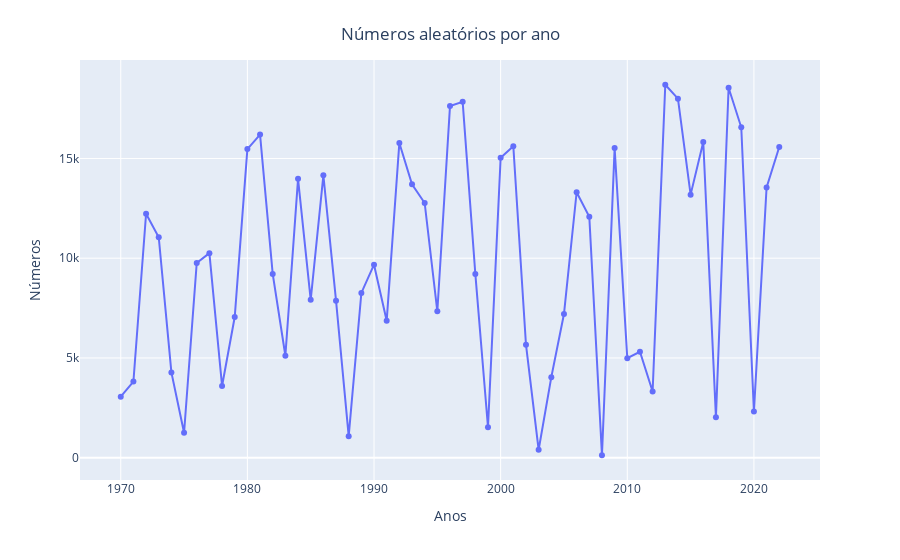

This figure's notebook cell:
### Code cell
fig = px.line(x=anos, 
              y=valores, 
              markers=True)

fig.update_layout(  xaxis_title="Anos",
                    yaxis_title="Números",
                    title={'text': "Números aleatórios por ano",
                            'y':0.95,
                            'x':0.5,
                            'xanchor': 'center',
                            'yanchor': 'top'})

fig.show()

### Figure 1 — Plotly figure (JSON) as saved in the notebook; plotly's stock layout.template omitted (floating-point values rounded to 4 significant figures)
{"data": [{"hovertemplate": "x=%{x}<br>y=%{y}<extra></extra>", "legendgroup": "", "line": {"color": "#636efa", "dash": "solid"}, "marker": {"symbol": "circle"}, "mode": "markers+lines", "name": "", "orientation": "v", "showlegend": false, "type": "scatter", "x": [1970, 1971, 1972, 1973, 1974, 1975, 1976, 1977, 1978, 1979, 1980, 1981, 1982, 1983, 1984, 1985, 1986, 1987, 1988, 1989, 1990, 1991, 1992, 1993, 1994, 1995, 1996, 1997, 1998, 1999, 2000, 2001, 2002, 2003, 2004, 2005, 2006, 2007, 2008, 2009, 2010, 2011, 2012, 2013, 2014, 2015, 2016, 2017, 2018, 2019, 2020, 2021, 2022], "xaxis": "x", "y": [3058, 3813, 12229, 11054, 4276, 1252, 9762, 10254, 3594, 7050, 15469, 16199, 9214, 5110, 13979, 7915, 14155, 7870, 1080, 8258, 9675, 6861, 15779, 13707, 12767, 7340, 17626, 17838, 9214, 1524, 15040, 15615, 5662, 396, 4037, 7203, 13306, 12080, 122, 15519, 4985, 5310, 3314, 18695, 17997, 13187, 15825, 2026, 18544, 16561, 2318, 13550, 15574], "yaxis": "y"}], "layout": {"legend": {"tracegroupgap": 0}, "margin": {"t": 60}, "title": {"text": "Números aleatórios por ano", "x": 0.5, "xanchor": "center", "y": 0.95, "yanchor": "top"}, "xaxis": {"anchor": "y", "domain": [0, 1], "title": {"text": "Anos"}}, "yaxis": {"anchor": "x", "domain": [0, 1], "title": {"text": "Números"}}}}
